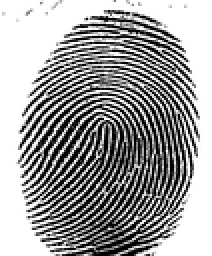
%> input picture finger1.png, 106 x 128 px, shrunk from 746 x 904 before the run (shown 2 times larger)
$ octave minutia.m   (GNU Octave 9; MATLAB toolbox functions it lacks are replaced by stand-ins)
%> lines starting %> are read from the running program, lines starting %| are printed output that depends on the picture; in (x1, y1, x2, y2) boxes, pixels count from 0 and x2, y2 are one past the last pixel; in counts of white or black regions, pixels touching at a corner belong together; the program's own positions count from 1
### findMinutia.m
function [bifu, term] = findMinutia(I)
% concept of crossing number (CN)

[m,n] = size(I);

bifu = [];
term = [];
for i = 2:(m-1)
    for j = 2:(n-1)
        if I(i,j) == 1
            if ~checkTriple(i,j, bifu)
                mask=I(i-1:i+1, j-1:j+1);
                neighbor = sum(sum(I(i-1:i+1, j-1:j+1)))-1;
                if neighbor == 3
                    bifu = [bifu; i j];
                elseif neighbor == 1 && ~checkEdge([i,j], I)
                    term = [term; i,j];
                end
            end
        end
    end
end

### interidgelength.m
function L = interidgelength(image)
% A function to calculate the average distance
% between each ridge

[m,n] = size(image);

mid_m = m/2;
mid_n = n/2;
ridge_n=[];
ridge_m=[];
length_n=[];
length_m=[];
counter = 0;
for i = 1:n
    if image(mid_m,i) == 1

        ridge_n = [ridge_n, i];
    end
end

for j = 1:m
    if image(j,mid_n) == 1
        ridge_m = [ridge_m, j];
    end
end

for k = 1:length(ridge_n)-1
    length_n = [length_n,ridge_n(k+1)-ridge_n(k)];
end

for l = 1:length(ridge_m)-1
    length_m = [length_m,ridge_m(l+1)-ridge_m(l)];
end

total = [length_n, length_m];
L = mean(total);

### showgray.m
function showgray(I)
colormap(gray)
imagesc(I)

### minutia.m
clear;
I = imread('finger1.png');
%> I is the input picture: size 128x106x3 uint8; min 0, max 255, mean 158

I1 = im2bw(I, 0.5);
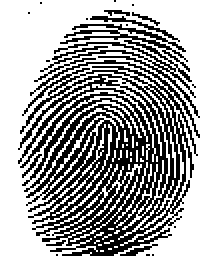
%> I1: size 128x106 logical (shown 2 times larger); 62.4% white; black in thin lines or dots, all inside (x1, y1, x2, y2) = (9, 0, 100, 128)

figure;
showgray(I);


I2 = medfilt2(I1,[5,5]);
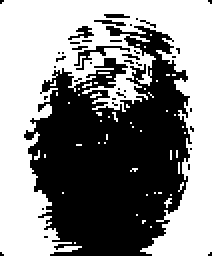
%> I2: size 128x106 logical (shown 2 times larger); 53.1% white; 40 black regions (35 under 20 px), largest, box (x1, y1, x2, y2) and area: (12, 13, 96, 128) 6088, (37, 23, 65, 35) 71, (34, 13, 47, 20) 37, (47, 10, 63, 13) 25, (52, 7, 65, 9) 22
figure;
showgray(I2);

%flip black and white for thining
I_comp = imcomplement(I2);

%apply thinning:
I_thin = bwmorph(I_comp,'thin',Inf);
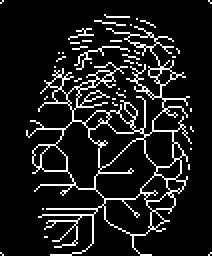
%> I_thin: size 128x106 logical (shown 2 times larger); 10.9% white in thin lines or dots
figure;
showgray(I_thin);
title('thinning');
%showgray(I);

%find minutia:
[bifu, term] = findMinutia(I_thin);
%> after the loop in findMinutia, `for i = 2:(m-1)`: bifu = 168 rows, first 12: [16 43; 17 74; 17 76; 18 42; 18 44; 18 66; 19 76; 20 64; 20 78; 22 67; 22 69; 22 79]; mask = [true false false; false true false; false false true]; neighbor = 2; term = 58 rows, first 12: [11 71; 13 63; 15 46; 15 54; 18 47; 20 63; 21 46; 21 56; 21 61; 22 40; 24 44; 26 65]
figure;
showgray(I_thin);
hold on;

% find the average interidge distance L
L = interidgelength(I_thin);
%> after the loop in interidgelength, `for i = 1:n`: ridge_n = [22 34 44 49 56 66 68 73 77 91 93 96]
%> after the loop in interidgelength, `for j = 1:m`: ridge_m = 26 values from 8 to 110
%> the loop in interidgelength, `for k = 1:length(ridge_n)-1` made 11 passes
%> length_n on passes 1 to 11: 12, [12 10], [12 10 5], [12 10 5 7], [12 10 5 7 10], [12 10 5 7 10 2], [12 10 5 7 10 2 5], [12 10 5 7 10 2 5 4], [12 10 5 7 10 2 5 4 14], [12 10 5 7 10 2 5 4 14 2], [12 10 5 7 10 2 5 4 14 2 3]
%> the loop in interidgelength, `for l = 1:length(ridge_m)-1` made 25 passes
%> length_m on passes 1 to 12: 4, [4 12], [4 12 10], [4 12 10 2], [4 12 10 2 3], [4 12 10 2 3 2], [4 12 10 2 3 2 1], [4 12 10 2 3 2 1 6], [4 12 10 2 3 2 1 6 4], [4 12 10 2 3 2 1 6 4 4], [4 12 10 2 3 2 1 6 4 4 6], [4 12 10 2 3 2 1 6 4 4 6 9]
%> after the loop in interidgelength, `for l = 1:length(ridge_m)-1`: length_m = 25 values, max 13 at index 16, min 1 at index 7, mean 4.08
%> in interidgelength, `total = [length_n, length_m];`: total = 36 values, max 14 at index 9, min 1 at index 18, mean 4.89
%> in interidgelength, `L = mean(total);`: L = 4.89
%> L = 4.89
%> the run ends on the next line

%If a termination and a bifucation is less than L
%and they are on the same ridge, remove both of them
false_bifu = [];
false_term = [];
for i = 1:length(bifu)
    for j = 1:length(term)
        temp_l = sqrt(sum((bifu(i,:)-term(j,:)).^2));
        if temp_l <=L && sameridgecheck(bifu(i,:),term(j,:),I_thin)
